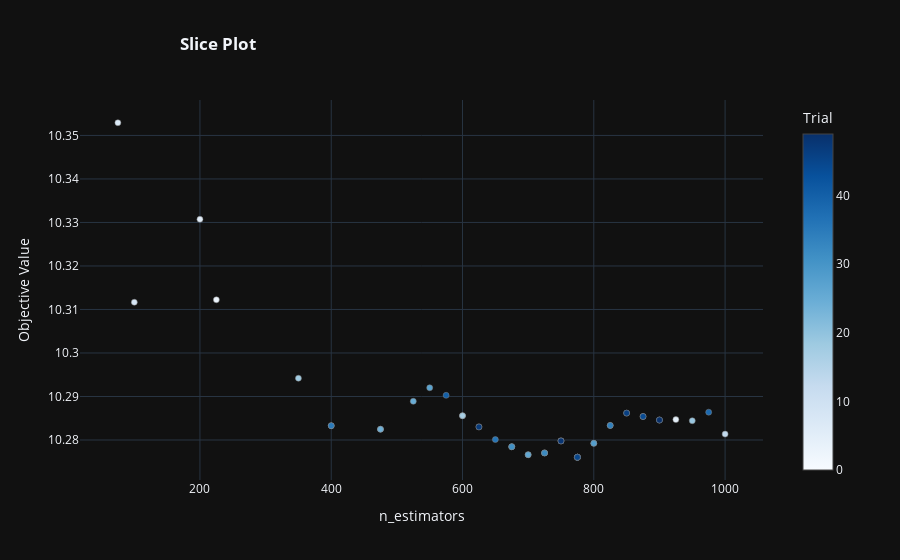

This figure's notebook cell:
### Code cell
fig = optuna.visualization.plot_slice(study)
fig.update_layout(template='plotly_dark', title='<b>Slice Plot', title_x=0.2)

### Figure 1 — Plotly figure (JSON) as saved in the notebook; plotly's stock layout.template omitted (floating-point values rounded to 4 significant figures)
{"data": [{"marker": {"color": [0, 1, 2, 3, 4, 5, 6, 7, 8, 9, 10, 11, 12, 13, 14, 15, 16, 17, 18, 19, 20, 21, 22, 23, 24, 25, 26, 27, 28, 29, 30, 31, 32, 33, 34, 35, 36, 37, 38, 39, 40, 41, 42, 43, 44, 45, 46, 47, 48, 49], "colorbar": {"title": {"text": "Trial"}, "x": 1, "xpad": 40, "y": 0.5}, "colorscale": [[0, "rgb(247,251,255)"], [0.125, "rgb(222,235,247)"], [0.25, "rgb(198,219,239)"], [0.375, "rgb(158,202,225)"], [0.5, "rgb(107,174,214)"], [0.625, "rgb(66,146,198)"], [0.75, "rgb(33,113,181)"], [0.875, "rgb(8,81,156)"], [1, "rgb(8,48,107)"]], "line": {"color": "Grey", "width": 0.5}}, "mode": "markers", "name": "Feasible Trial", "showlegend": false, "type": "scatter", "x": [725, 400, 875, 225, 625, 925, 200, 75, 100, 600, 750, 750, 775, 1000, 475, 775, 825, 600, 350, 950, 700, 675, 800, 850, 475, 525, 700, 550, 800, 675, 725, 675, 725, 900, 825, 400, 650, 775, 975, 900, 575, 775, 775, 775, 875, 775, 850, 625, 750, 900], "y": [10.28, 10.28, 10.29, 10.31, 10.28, 10.28, 10.33, 10.35, 10.31, 10.29, 10.28, 10.28, 10.28, 10.28, 10.28, 10.28, 10.28, 10.29, 10.29, 10.28, 10.28, 10.28, 10.28, 10.29, 10.28, 10.29, 10.28, 10.29, 10.28, 10.28, 10.28, 10.28, 10.28, 10.28, 10.28, 10.28, 10.28, 10.28, 10.29, 10.28, 10.29, 10.28, 10.28, 10.28, 10.29, 10.28, 10.29, 10.28, 10.28, 10.28]}], "layout": {"autosize": true, "title": {"text": "<b>Slice Plot", "x": 0.2}, "xaxis": {"autorange": true, "range": [18.68, 1056.0], "title": {"text": "n_estimators"}, "type": "linear"}, "yaxis": {"autorange": true, "range": [10.27, 10.36], "title": {"text": "Objective Value"}, "type": "linear"}}}
